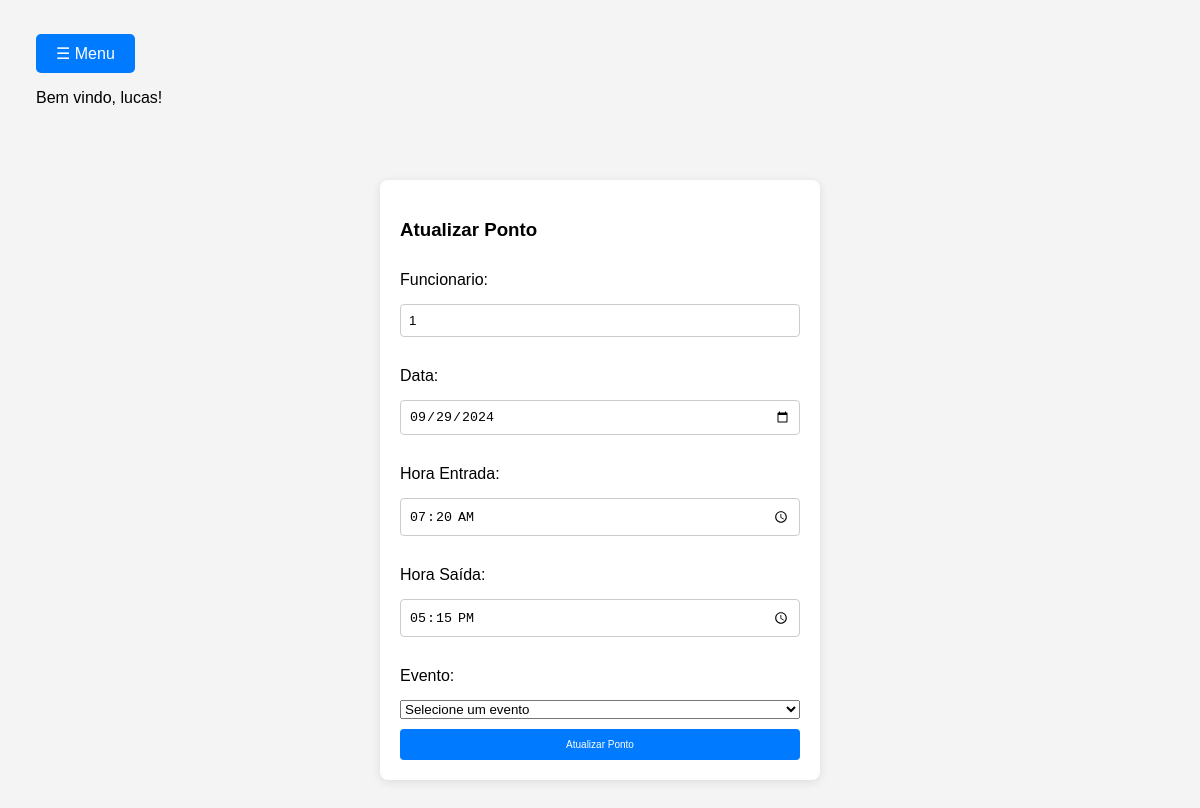
The page /ponto/1 (signed in) on the database its author committed.
### tables this page shows
CREATE TABLE PONTO (
    id INTEGER PRIMARY KEY,
    funcionario INTEGER,
    data TEXT NOT NULL,
    hora_entrada TEXT NOT NULL,
    hora_saida TEXT NOT NULL,
 -- Definir o tipo da coluna
    evento INTEGER, -- Definir o tipo da coluna
    FOREIGN KEY (funcionario) REFERENCES funcionario(matricula),
    FOREIGN KEY (evento) REFERENCES evento(id)
);

### app.py (the view)
@app.route('/ponto/<int:id>', methods=['GET'])
@login_required
def view_ponto(id):
    conn = get_db_connection()
    cursor = conn.cursor()
    cursor.execute('SELECT * FROM PONTO WHERE id = ?', (id,))
    ponto = cursor.fetchone()
    conn.close()
    if ponto:
        return render_template('ponto.html', action='Atualizar', ponto=ponto)
    return redirect(url_for('list_pontos'))

### app.py (called while the page is built)
def get_db_connection():
    conn = sqlite3.connect('app.db')
    conn.row_factory = sqlite3.Row
    return conn

def login_required(f):
    @wraps(f)
    def decorated_function(*args, **kwargs):
        if 'user_id' not in session:
            return redirect(url_for('login'))
        return f(*args, **kwargs)
    return decorated_function

### templates/ponto.html (shortened to what this page needs)
<!DOCTYPE html>
<html lang="en">
<head>
    <link rel="stylesheet" href="{{ url_for('static', filename='styles.css') }}">
</head>
<body>
    {% include 'menu.html' %}
    <div class="container">
        <h3>{{ action }} Ponto</h3>
        {%if action == "Atualizar"%}
        <form method="POST" action="{{ url_for('edit_ponto', id=ponto['id']) }}">
        {%else%}
        <form method="POST" action="{{ url_for('add_ponto') }}">
        {%endif%}
            <label for="funcionario">Funcionario:</label>
            <input type="text" id="funcionario" name="funcionario" value="{{ ponto['funcionario'] }}" placeholder="Informe a matricula do funcioario" required>
            <label for="data">Data:</label>
            <input type="date" id="data" name="data" value="{{ ponto['data'] }}" placeholder="Informe a data do ponto" required>
            <label for="hora_entrada">Hora Entrada:</label>
            <input type="time" id="hora_entrada" name="hora_entrada" value="{{ ponto['hora_entrada'] }}" placeholder="Informe a hora de entrada da marcação" required>
            <label for="hora_saida">Hora Saída:</label>
            <input type="time" id="hora_saida" name="hora_saida" value="{{ ponto['hora_saida'] }}" placeholder="Informe a hora de saída da marcação" required>
            <label for="evento">Evento:</label>
            <select id="evento" name="evento" required>
                <option value="">Selecione um evento</option>
            </select>
            <button type="submit">{{ action }} Ponto</button>
        </form>
    </div>
</body>
</html>

### static/styles.css (style rules this page uses)
body { background-color: rgb(127, 137, 247); font-family: Arial, sans-serif; margin: 0; display: flex; justify-content: center; align-items: flex-start; min-height: 100vh; background-color: #f4f4f4; margin-top: 10%; }
form { margin-top: 20px; display: flex; flex-direction: column; gap: 10px; }
label { display: block; margin-top: 10px; margin-bottom: 5px; }
input { padding: 8px; border: 1px solid #ccc; border-radius: 4px; margin-bottom: 10px; }
button { padding: 10px 20px; background-color: #007bff; color: white; border: none; border-radius: 4px; cursor: pointer; transition: background-color 0.3s; }
.container { width: 70%; max-width: 400px; height: auto; background: white; margin-top: 60px; padding: 20px; border-radius: 8px; box-shadow: 0 2px 10px rgba(0, 0, 0, 0.1); }
th, td, button { font-size: x-small; }

### rows shown on the page
PONTO: funcionario "1", data "09/29/2024", hora_entrada "07:20", hora_saida "17:15"

### other values the page prints
{{ session['user_nome'] }} "lucas"
{{ action }} "Atualizar"
